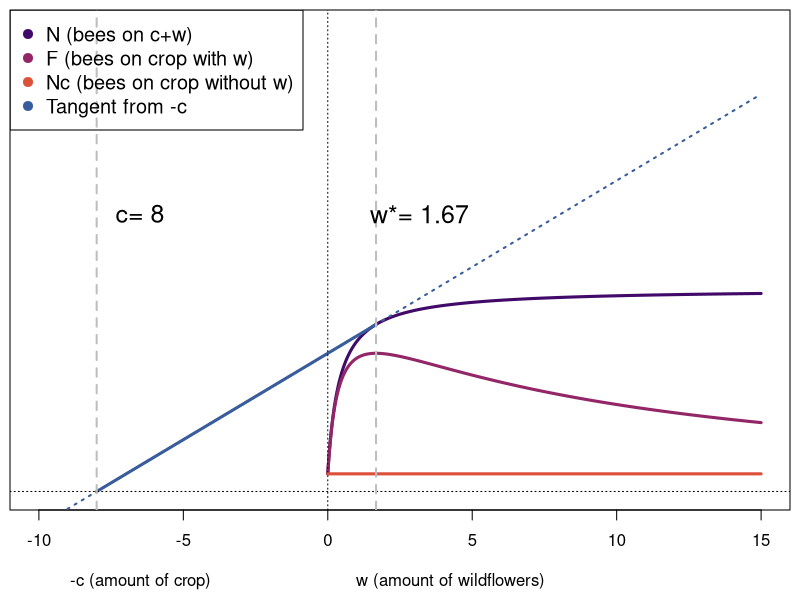
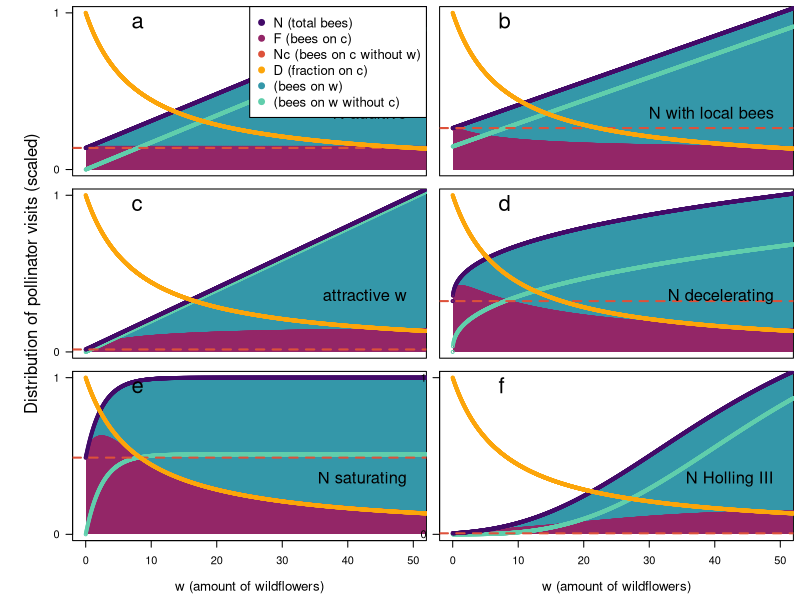
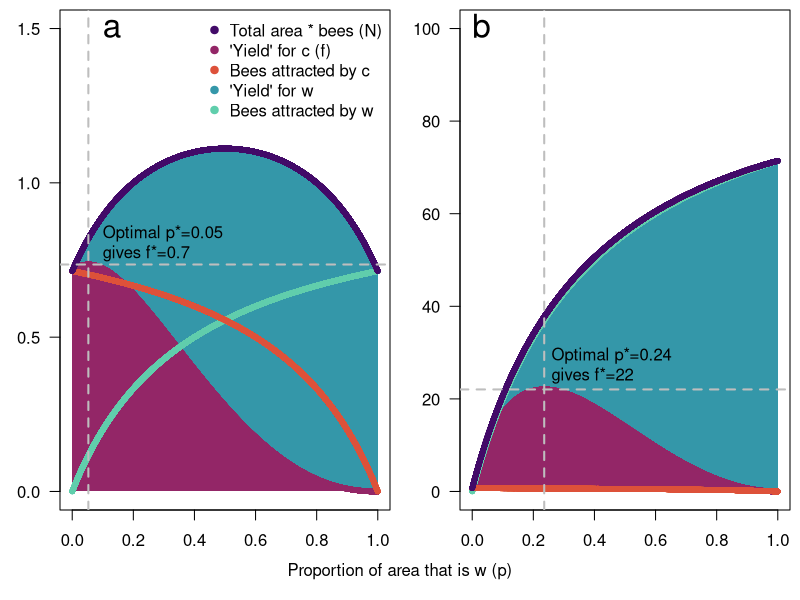

Source code (R) for these figures, in order:
# Alasdair Houston & Anna Dornhaus
# R script for numerical model analysis and figures
# Spillover project: Bees 'spilling over' into crop from wildflowers planted to attract them

# Paper reference: XXX (to be updated on acceptance of the paper)
### PAPER VERSION R1 April 2025
# FIGURES IN PAPER

### Libraries and graphics setup ------------------
# Libraries purely for graphics
library(scales)
library(viridis)
### COLORS 1
# colorlist has the colors for N, Fc, Nc, D, Fw, Nw, the tangent in this order
templist1 <- inferno(6)
templist2 <- mako(6)
colorlist <- c(templist1[2], templist1[3], templist1[4], templist1[5], templist2[4], templist2[5], templist2[3])

### COLORS 2
# colors for parameter variations
no_states <- 7
par_colors_dark <- viridis(no_states)
par_colors <- alpha(par_colors_dark, 0.5)

# Resetting graphics parameters
#dev.off()
opar <- par()


### GENERAL PARAMETERS ------------------

# Default parameter set
# Model A.1 
aw <- 0.4 # diminishing returns of attraction based on 'amount' of flowers 
AAw <- 10   # constant translating 'amount' of wildflowers into pollinators
AAc <- 1 # constant translating 'amount' of crop into pollinators
ac <- 0.4
# Fig. 2
l <- 10
rho <- 0.02
gamma <- 3
 
## For numerical calculations
max_w <- 1000 # for numerical calculations
resolution <- 30000 # number of calculated values
w_list <- seq(from=0, to=max_w, length.out=resolution)
c_list <- w_list

## For plotting
pointsize <- 0.6
Flim <- 500 # Max F for graph
F_clim <- Flim / 10 # Max for F/c graph
wlim <- 50 # for plotting
clim <- 250 # Max c for graph
offsetx <- 0.80
offsety <- 0.98


###### MODEL A ------------------
# Functions -----------------------

# General for all models
# equation for D
D <- function(c,w) {
  return(c/(c+w))
}
# equation for F
F <- function(N, D) {
  return(N*D)
}

# Equation [5] defines a possible N(w); not assuming anything about Nc
N_eq5 <- function(w, Nc, a, A) {
  return(Nc + (A*w) / (a+w))
}

# This is our equation for optimal w as a function of c and Nc
wopt_eq8 <- function(c, Nc, a, A) {
  # Naming the parameters of the quadratic qa, qb, and qc here
  qa <- A + Nc
  qb <- 2*a*Nc
  qc <- Nc*a^2 - A*a*c
  w_opt <- (-qb + sqrt(qb^2 - 4*qa*qc)) / (2*qa)
  return(w_opt)
}

# General function of N(c,w)
Nof_candw <- function(c,w) {
  return((AAw*w) / (aw+w) + (AAc*c) / (ac+c))
}

# Function for drawing the tangent in Fig. 1
tangent_N <- function(x, c_fixed, Nc) {
  slope <- Nof_candw(c_fixed,wopt_eq8(c_fixed, Nc,aw, AAw))/(c_fixed+wopt_eq8(c_fixed, Nc,aw, AAw))
  return((x+c_fixed)*slope)  
}


### ACTUAL MANUSCRIPT FIGURES ------------------------------

# Fig. 1 Conceptual argument & graphical solution ----------
# All par() functions set margins and other details about figures.
par(mfrow=c(1,1))
# Margins are set in order bottom, left, top, right
par(mar=c(0.5, 0.5, 0.5, 0.5), oma=c(4, 0, 0, 0), mgp=c(3, 1, 0), las=1)

# PANEL A
# Graphical solution with tangent
# We show, for a fixed c, how N(w), F(w), and D(w) behave.
c_fixed <- 8
Nc <- Nof_candw(c_fixed, 0)
w_optimal <- wopt_eq8(c_fixed, Nc, aw, AAw)
ymax <- 25

# First set up the frame of the plot  
plot(NULL
     , xlab = "" 
     , ylab ="Number of bees"
     , ylim = c(0, ymax)
     , xlim = c(-10, 15)
     , yaxt = 'n'
)
# X-axis label with odd spacing
mtext(text = "            -c (amount of crop)                             w (amount of wildflowers)",
      side = 1, line = 3, adj = 0, cex = 1)
# N(w) according to eq [5]; 'x' is w
curve(N_eq5(x, Nc, aw, AAw)
      , from=0
      , to=15
      , add=TRUE
      , lty=1
      , lwd=3
      , col=colorlist[1]
      , n = 1000
)
# Tangent line dashed
curve(tangent_N(x, c_fixed, Nc)
      , add=TRUE
      , lty=3
      , lwd=2
      , col=colorlist[7]
      )
# Or as line segment just from x-axis to tangent point
lines(c(-c_fixed, w_optimal), c(0, N_eq5(w_optimal, Nc, aw, AAw))
      , lty=1
      , lwd=3
      , col=colorlist[7]
      )
# F
curve(F(N_eq5(x, Nc, aw, AAw), D(c_fixed, x))
      , from = 0
      , to = 15
      , add=TRUE
      , lty=1
      , lwd=3
      , col=colorlist[2]
      , n = 1000
      )
abline(h=0, lty=3) # Horizontal line through origin
abline(v=0, lty=3) # Vertical line through origin
# Drawing a horizontal line segment at Nc
segments(x0 = 0, x1 = 15, y0 = Nc, y1 = Nc, lty=1, lwd=3, col=colorlist[3]) 
# thin vertical lines at c and w*
abline(v=w_optimal, lty=2, lwd=2, col="grey")
abline(v=-c_fixed, lty=2, lwd=2, col="grey")
# Labels for c and w*
text(1.5-c_fixed, ymax*0.6, paste("c=", round(c_fixed, 1)), cex=1.5)
text(1.5+w_optimal, ymax*0.6, paste("w*=", round(w_optimal,2)), cex=1.5)
# Overall legend
legend("topleft"
       , legend = c("N (bees on c+w)", "F (bees on crop with w)", "Nc (bees on crop without w)", "Tangent from -c")
       , col = c(colorlist[1], colorlist[2], colorlist[3], colorlist[7])
       , pch = 19
       , cex = 1.2
       , bg="transparent"
)


# Fig. 2 Different behaviors of N --------------------------------

# Setting parameters for the figure
c_fixed <- 8
Nc <- Nof_candw(c_fixed, 0)
w_optimal <- wopt_eq8(c_fixed, Nc, aw, AAw)
ymax <- 25
# Since we use a discrete list of c values, this determines which index is 
# closest to the actual c_fixed defined above
diff_to_cfixed <- abs(c_list-c_fixed)
c_fixed_index <- which(diff_to_cfixed == min(diff_to_cfixed))

# Basic, over w_list
D_over_w <- D(c_fixed, w_list)
# varying w, keeping c fixed, and calculating the resulting D
# (nothing optimized here, no w*)
# Same:
N_over_w <- N_eq5(w_list, Nc, aw, AAw)
F_over_w <- F(N_over_w, D_over_w)

# Same over a range of cs
D_over_c <- D(c_list, w_optimal)
N_over_c <- N_eq5(w_optimal, AAc*(c_list), aw, AAw)
F_over_c <- F(N_over_c, D_over_c)

# par() sets margins (in order bottom, left, top, right) and other graphical
# parameters
par(mfrow=c(3,2)) # 3 rows and 2 columns of graphs
par(mar=c(0.5, 0.5, 0.5, 0.5), oma=c(4, 5, 0, 0), mgp=c(3, 1, 0), las=1)
# Setting parameters to place text consistently
textposx <- 50
textposy <- 0.35

# First part:
# Quick numerical illustration of N vs D
# N1: N equal to c+w
plot(D_over_w ~ w_list
     , col = colorlist[4]
     , pch = 1
     , xlim = c(0, wlim)
     , ylim = c(0,1)
     , xlab = "w (amount of wildflowers)"
     , ylab = "Effect on crop"
     , xaxt = 'n'
     , cex = pointsize
     , yaxp = c(0, 2, 2)
)
N1 <- function(c, w) {
  return(AAw*(c+w))
}
# N/N(wlim)
stand_N <- N1(c_fixed, w_list)/N1(c_fixed, wlim) 
# Fc/N(wlim)
Fc <- F(D_over_w, N1(c_fixed, w_list))
stand_Fc <- Fc/N1(c_fixed, wlim)
polygon(c(w_list, rev(w_list)), c(c(1:resolution)*0, rev(stand_Fc))
        , col = colorlist[2]
        , lty = 0
)
# Fw
polygon(c(w_list, rev(w_list)), c(stand_Fc, rev(stand_N))
        , col = colorlist[5]
        , lty = 0
)
#Fw <- (N1(c_fixed, w_list) - F(D_over_w, N1(c_fixed, w_list)))
#stand_Fw <- Fw/N1(c_fixed, wlim)
# Fc
points(stand_Fc ~ w_list
       , col = colorlist[2]
       , pch = 19
       , cex = pointsize
)
# Nw
Nw <- N1(0, w_list)/N1(c_fixed, wlim)
points(Nw ~ w_list
       , col = colorlist[6]
       , pch = 1
       , cex = pointsize
)
# N/N(wlim)
points(stand_N ~ w_list
       , col = colorlist[1]
       , pch = 1
       , cex = pointsize
)
# Nc
Nc <- N1(c_fixed, 0)/N1(c_fixed, wlim)
abline(h=Nc, lty=2, lwd=2, col=colorlist[3])
# D
points(D_over_w ~ w_list
       , col = colorlist[4]
       , pch = 1
       , cex = pointsize
)
text(textposx, textposy, "N additive", cex=1.5, adj=c(0,0), pos=2)
text(7, 0.9, "a", cex=2, adj=c(0,0))
legend("topright"
       , legend = c("N (total bees)", "F (bees on c)", "Nc (bees on c without w)", "D (fraction on c)", "(bees on w)", "(bees on w without c)")
       , col = c(colorlist[1], colorlist[2], colorlist[3], colorlist[4], colorlist[5], colorlist[6])
       , pch = 19
       , cex = 1.2
       #       , box.lty = 0
)

# N2: N equal to c + w + l
plot(D_over_w ~ w_list
     , col = colorlist[4]
     , pch = 19
     , xlim = c(0, wlim)
     , ylim = c(0,1)
     , xlab = "w (amount of wildflowers)"
     , ylab = "Effect on crop"
     , xaxt = 'n'
     , yaxt = 'n'
     , cex = pointsize
     , yaxp = c(0, 2, 2)
)
N2 <- function(c, w) {
  return(w + c + l)
}
# N/N(wlim)
stand_N <- N2(c_fixed, w_list)/N2(c_fixed, wlim) 
# Fc/N(wlim)
Fc <- F(D_over_w, N2(c_fixed, w_list))
stand_Fc <- Fc/N2(c_fixed, wlim)
polygon(c(w_list, rev(w_list)), c(c(1:resolution)*0, rev(stand_Fc))
        #        , data = cw_ModelB
        , col = colorlist[2]
        , lty = 0
)
# Fw
#Fw <- (N1(c_fixed, w_list) - F(D_over_w, N1(c_fixed, w_list)))
#stand_Fw <- Fw/N1(c_fixed, wlim)
polygon(c(w_list, rev(w_list)), c(stand_Fc, rev(stand_N))
        , col = colorlist[5]
        , lty = 0
)
# Fc
points(stand_Fc ~ w_list
       , col = colorlist[2]
       , pch = 19
       , cex = pointsize
)
# Nw
Nw <- N2(0, w_list)/N2(c_fixed, wlim)
points(Nw ~ w_list
       , col = colorlist[6]
       , pch = 1
       , cex = pointsize
)
# N/N(wlim)
points(stand_N ~ w_list
       , col = colorlist[1]
       , pch = 1
       , cex = pointsize
)
# Nc
Nc <- N2(c_fixed, 0)/N2(c_fixed, wlim)
abline(h=Nc, lty=2, lwd=2, col=colorlist[3])
# D
points(D_over_w ~ w_list
       , col = colorlist[4]
       , pch = 1
       , cex = pointsize
)
text(textposx, textposy, "N with local bees", cex=1.5, adj=c(0,0), pos=2)
text(7, 0.9, "b", cex=2, adj=c(0,0))

# N3: N equal to c + w * A
plot(D_over_w ~ w_list
     , col = colorlist[4]
     , pch = 19
     , xlim = c(0, wlim)
     , ylim = c(0,1)
     , xlab = "w (amount of wildflowers)"
     , ylab = "Effect on crop"
     , xaxt = 'n'
     #, yaxt = 'n'
     , cex = pointsize
     , yaxp = c(0, 2, 2)
)
N3 <- function(c, w) {
  return(AAw*w + c)
}
# N/N(wlim)
stand_N <- N3(c_fixed, w_list)/N3(c_fixed, wlim) 
# Fc/N(wlim)
Fc <- F(D_over_w, N3(c_fixed, w_list))
stand_Fc <- Fc/N3(c_fixed, wlim)
polygon(c(w_list, rev(w_list)), c(c(1:resolution)*0, rev(stand_Fc))
        #        , data = cw_ModelB
        , col = colorlist[2]
        , lty = 0
)
# Fw
#Fw <- (N1(c_fixed, w_list) - F(D_over_w, N1(c_fixed, w_list)))
#stand_Fw <- Fw/N1(c_fixed, wlim)
polygon(c(w_list, rev(w_list)), c(stand_Fc, rev(stand_N))
        , col = colorlist[5]
        , lty = 0
)
# Fc
points(stand_Fc ~ w_list
       , col = colorlist[2]
       , pch = 19
       , cex = pointsize
)
# Nw
Nw <- N3(0, w_list)/N3(c_fixed, wlim)
points(Nw ~ w_list
       , col = colorlist[6]
       , pch = 1
       , cex = pointsize
)
# N/N(wlim)
points(stand_N ~ w_list
       , col = colorlist[1]
       , pch = 1
       , cex = pointsize
)
# Nc
Nc <- N3(c_fixed, 0)/N3(c_fixed, wlim)
abline(h=Nc, lty=2, lwd=2, col=colorlist[3])
# D
points(D_over_w ~ w_list
       , col = colorlist[4]
       , pch = 1
       , cex = pointsize
)
text(textposx, textposy, "attractive w", cex=1.5, adj=c(0,0), pos=2)
text(7, 0.9, "c", cex=2, adj=c(0,0))

# N4: N diminishing with c+w
plot(D_over_w ~ w_list
     , col = colorlist[4]
     , pch = 19
     , xlim = c(0, wlim)
     , ylim = c(0,1)
     , xlab = "w (amount of wildflowers)"
     , ylab = "Effect on crop"
     , xaxt = 'n'
     , yaxt = 'n'
     , cex = pointsize
     , yaxp = c(0, 2, 2)
)
N4 <- function(c, w) {
  return(c^aw+w^aw)
}
# N/N(wlim)
stand_N <- N4(c_fixed, w_list)/N4(c_fixed, wlim) 
# Fc/N(wlim)
Fc <- F(D_over_w, N4(c_fixed, w_list))
stand_Fc <- Fc/N4(c_fixed, wlim)
polygon(c(w_list, rev(w_list)), c(c(1:resolution)*0, rev(stand_Fc))
        #        , data = cw_ModelB
        , col = colorlist[2]
        , lty = 0
)
# Fw
#Fw <- (N1(c_fixed, w_list) - F(D_over_w, N1(c_fixed, w_list)))
#stand_Fw <- Fw/N1(c_fixed, wlim)
polygon(c(w_list, rev(w_list)), c(stand_Fc, rev(stand_N))
        , col = colorlist[5]
        , lty = 0
)
# Fc
points(stand_Fc ~ w_list
       , col = colorlist[2]
       , pch = 19
       , cex = pointsize
)
# Nw
Nw <- N4(0, w_list)/N4(c_fixed, wlim)
points(Nw ~ w_list
       , col = colorlist[6]
       , pch = 1
       , cex = pointsize
)
# N/N(wlim)
points(stand_N ~ w_list
       , col = colorlist[1]
       , pch = 1
       , cex = pointsize
)
# Nc
Nc <- N4(c_fixed, 0)/N4(c_fixed, wlim)
abline(h=Nc, lty=2, lwd=2, col=colorlist[3])
# D
points(D_over_w ~ w_list
       , col = colorlist[4]
       , pch = 1
       , cex = pointsize
)
text(textposx, textposy, "N decelerating", cex=1.5, adj=c(0,0), pos=2)
text(7, 0.9, "d", cex=2, adj=c(0,0))

# N5: N saturating with c+w
# bottom, left, top, right
plot(D_over_w ~ w_list
     , col = colorlist[4]
     , pch = 19
     , xlim = c(0, wlim)
     , ylim = c(0,1)
     , xlab = "w (amount of wildflowers)"
     , ylab = "Effect on crop"
     , cex = pointsize
     , yaxp = c(0, 2, 2)
)
N5 <- function(c, w) {
  return((1 - exp(-aw*w)) + (1 - exp(-aw*c)))
}
# N/N(wlim)
stand_N <- N5(c_fixed, w_list)/N5(c_fixed, wlim) 
# Fc/N(wlim)
Fc <- F(D_over_w, N5(c_fixed, w_list))
stand_Fc <- Fc/N5(c_fixed, wlim)
polygon(c(w_list, rev(w_list)), c(c(1:resolution)*0, rev(stand_Fc))
        #        , data = cw_ModelB
        , col = colorlist[2]
        , lty = 0
)
# Fw
#Fw <- (N1(c_fixed, w_list) - F(D_over_w, N1(c_fixed, w_list)))
#stand_Fw <- Fw/N1(c_fixed, wlim)
polygon(c(w_list, rev(w_list)), c(stand_Fc, rev(stand_N))
        , col = colorlist[5]
        , lty = 0
)
# Fc
points(stand_Fc ~ w_list
       , col = colorlist[2]
       , pch = 19
       , cex = pointsize
)
# Nw
Nw <- N5(0, w_list)/N5(c_fixed, wlim)
points(Nw ~ w_list
       , col = colorlist[6]
       , pch = 1
       , cex = pointsize
)
# N/N(wlim)
points(stand_N ~ w_list
       , col = colorlist[1]
       , pch = 1
       , cex = pointsize
)
# Nc
Nc <- N5(c_fixed, 0)/N5(c_fixed, wlim)
abline(h=Nc, lty=2, lwd=2, col=colorlist[3])
# D
points(D_over_w ~ w_list
       , col = colorlist[4]
       , pch = 1
       , cex = pointsize
)
text(textposx, textposy, "N saturating", cex=1.5, adj=c(0,0), pos=2)
text(7, 0.9, "e", cex=2, adj=c(0,0))
mtext(text = "w (amount of wildflowers)",
      side = 1, line = 3, cex = 0.8)

# N6: Holling III, S curve initially accelerating
# bottom, left, top, right
plot(D_over_w ~ w_list
     , col = colorlist[4]
     , pch = 19
     , xlim = c(0, wlim)
     , ylim = c(0,1)
     , xlab = "w (amount of wildflowers)"
     , ylab = "Effect on crop"
     , cex = pointsize
     , yaxp = c(0, 2, 2)
)
N6 <- function(c, w) {
  return( ((rho*(c+w))^gamma)/(1+((rho*(c+w))^gamma)))
}
# N/N(wlim)
stand_N <- N6(c_fixed, w_list)/N6(c_fixed, wlim) 
# Fc/N(wlim)
Fc <- F(D_over_w, N6(c_fixed, w_list))
stand_Fc <- Fc/N6(c_fixed, wlim)
polygon(c(w_list, rev(w_list)), c(c(1:resolution)*0, rev(stand_Fc))
        #        , data = cw_ModelB
        , col = colorlist[2]
        , lty = 0
)
# Fw
#Fw <- (N1(c_fixed, w_list) - F(D_over_w, N1(c_fixed, w_list)))
#stand_Fw <- Fw/N1(c_fixed, wlim)
polygon(c(w_list, rev(w_list)), c(stand_Fc, rev(stand_N))
        , col = colorlist[5]
        , lty = 0
)
# Fc
points(stand_Fc ~ w_list
       , col = colorlist[2]
       , pch = 19
       , cex = pointsize
)
# Nw
Nw <- N6(0, w_list)/N6(c_fixed, wlim)
points(Nw ~ w_list
       , col = colorlist[6]
       , pch = 1
       , cex = pointsize
)
# N/N(wlim)
points(stand_N ~ w_list
       , col = colorlist[1]
       , pch = 1
       , cex = pointsize
)
# Nc
Nc <- N6(c_fixed, 0)/N6(c_fixed, wlim)
abline(h=Nc, lty=2, lwd=2, col=colorlist[3])
# D
points(D_over_w ~ w_list
       , col = colorlist[4]
       , pch = 1
       , cex = pointsize
)
text(textposx, textposy, "N Holling III", cex=1.5, adj=c(0,0), pos=2)
text(7, 0.9, "f", cex=2, adj=c(0,0))
mtext(text = "w (amount of wildflowers)",
      side = 1, line = 3, cex = 0.8)

mtext(text = "Distribution of pollinator visits (scaled)",
      side = 2, line = 2, cex = 1, las = 3, outer = TRUE)

###### MODEL B ---------------------------------------

# Functions ---------------------

c_B <- function(p) {
  return(1-p)
}
w_B <- function(p, b) {
  return(b*p)
}
crop_area <- function(p, total_area) {
  return(total_area*(1-p))
}
N_eq14 <- function(p, b, total_area, AAw, AAc, aw, ac) {
  return(N_eq14_c(p, b, total_area, AAw, AAc, aw, ac) + N_eq14_w(p, b, total_area, AAw, AAc, aw, ac))
}
N_eq14_c <- function(p, b, total_area, AAw, AAc, aw, ac) {
  return(AAc*(1-p) / (ac+1-p))
}
N_eq14_w <- function(p, b, total_area, AAw, AAc, aw, ac) {
  return(AAw*b*p / (aw+b*p))
}

D_B <- function(p, b) {
  return(c_B(p)/(c_B(p) + w_B(p, b)))
}
yield_B <- function(p, b, total_area, AAw, AAc, aw, ac) {
  return(N_eq14(p, b, total_area, AAw, AAc, aw, ac)*D_B(p, b)*crop_area(p, total_area))
}

# Parameters overall ----------------------
b <- 1
p_vector <- seq(0, 1, length.out=resolution)
b_vector <- seq(1,100, length.out=no_states)
total_area <- 1

# Parameters panel a ---------------------
AAw <- 1
AAc <- 1
Flim_B <- 1.5

# Numerical calculation of data table
# - varying p
cw_ModelB <- data.frame(p_vector)
colnames(cw_ModelB)[1] <- "p"
# - now calculating everything else over the vector of p
cw_ModelB$c <- c_B(cw_ModelB$p)
cw_ModelB$w <- w_B(cw_ModelB$p, b)
cw_ModelB$Ntotal <- N_eq14(cw_ModelB$p, b, total_area, AAw, AAc, aw, ac)
cw_ModelB$yield <- yield_B(cw_ModelB$p, b, total_area, AAw, AAc, aw, ac)
cw_ModelB$Nattrby_c <- N_eq14_c(cw_ModelB$p, b, total_area, AAw, AAc, aw, ac)
cw_ModelB$Nattrby_w <- N_eq14_w(cw_ModelB$p, b, total_area, AAw, AAc, aw, ac)

# Overall fig settings -------------
par(mfrow=c(1,2))
# bottom, left, top, right
par(mar=c(0.5, 3, 0.5, 0.5), oma=c(4, 0, 0, 0), mgp=c(3, 1, 0), las=1)
# Two graphs with differing attractiveness of w
# Fig. 3a Fixed area, identical resources ------------------
# Set up the frame
plot(NULL 
     , ylim=c(0,Flim_B)
     , xlim=c(0,1)
     , pch=17
     , cex=pointsize
     , xlab=""
     , ylab=""
)
# How bees divide up
# Fw
polygon(c(cw_ModelB$p, rev(cw_ModelB$p)), c(cw_ModelB$yield, rev(cw_ModelB$Ntotal))
#        , data = cw_ModelB
        , col = colorlist[5]
        , lty = 0
)
# Fc
polygon(c(cw_ModelB$p, rev(cw_ModelB$p)), c(c(1:resolution)*0, rev(cw_ModelB$yield))
#        , data = cw_ModelB
        , col = colorlist[2]
        , lty = 0
)
points(yield ~ p
       , data = cw_ModelB
       , col=colorlist[2]
       , pch=19
       , cex=pointsize)
# Where bees come from
points(Nattrby_w ~ p
       , data = cw_ModelB
       , col=colorlist[6]
       , pch=1
       , cex=pointsize
       )
points(Nattrby_c ~ p
       , data = cw_ModelB
       , col=colorlist[3]
       , pch=1
       , cex=pointsize
       )
# Total bees
points(Ntotal ~ p
       , data = cw_ModelB
       , col=colorlist[1]
       , pch=19
       , cex=pointsize)
legend("topright"
       , legend = c("Total area * bees (N)", "'Yield' for c (f)", "Bees attracted by c", "'Yield' for w", "Bees attracted by w")
       , col = c(colorlist[1], colorlist[2], colorlist[3], colorlist[5], colorlist[6])
       , pch = 19
       #, title= paste("Parameters b=", b, ", aw=", aw, sep="")
       , bty = "n")
# Overall x axis label
mtext(text = "Proportion of area that is w (p)",
      side = 1, line = 2, cex = 1, las = 1, outer = TRUE)
# Plotting horizontal and vertical lines at optimal p and yield
optimalY <- max(yield_B(p_vector, b, total_area, AAw, AAc, aw, ac))
optimalp <- p_vector[which(yield_B(p_vector, b, total_area, AAw, AAc, aw, ac)==optimalY)]
abline(h=optimalY, lty=2, lwd=2, col="grey")
abline(v=optimalp, lty=2, lwd=2, col="grey")
# Additional labels
text(0.1, optimalY*1.1, adj=0, paste("Optimal p*=", round(optimalp, 2), " \ngives f*=", round(optimalY,1), sep=""))
text(0.1, 0.98*Flim_B, "a", cex=2, adj=c(0,0))


# Parameters panel b ----------------------------
AAw <- 100
AAc <- 1
Flim_B <- 100

# Numerical calculation of data table
cw_ModelB <- data.frame(p_vector)
colnames(cw_ModelB)[1] <- "p"
cw_ModelB$c <- c_B(cw_ModelB$p)
cw_ModelB$w <- w_B(cw_ModelB$p, b)
cw_ModelB$Ntotal <- N_eq14(cw_ModelB$p, b, total_area, AAw, AAc, aw, ac)
cw_ModelB$yield <- yield_B(cw_ModelB$p, b, total_area, AAw, AAc, aw, ac)
cw_ModelB$Nattrby_c <- N_eq14_c(cw_ModelB$p, b, total_area, AAw, AAc, aw, ac)
cw_ModelB$Nattrby_w <- N_eq14_w(cw_ModelB$p, b, total_area, AAw, AAc, aw, ac)
# Fig. 3b Fixed area, one resource more attractive ----------------------------
plot(NULL
     , ylim=c(0,Flim_B)
     , xlim=c(0,1)
     , pch=17
     , cex=pointsize
)
# How bees divide up
# Fw
polygon(c(cw_ModelB$p, rev(cw_ModelB$p)), c(cw_ModelB$yield, rev(cw_ModelB$Ntotal))
        #        , data = cw_ModelB
        , col = colorlist[5]
        , lty = 0
)
# Fc
polygon(c(cw_ModelB$p, rev(cw_ModelB$p)), c(c(1:resolution)*0, rev(cw_ModelB$yield))
        #        , data = cw_ModelB
        , col = colorlist[2]
        , lty = 0
)
points(yield ~ p
       , data = cw_ModelB
       , col=colorlist[2]
       , pch=19
       , cex=pointsize)
# Where bees come from
points(Nattrby_w ~ p
       , data = cw_ModelB
       , col=colorlist[6] #alpha 0.01 to make it light color
       , pch=1
       , cex=pointsize
)
points(Nattrby_c ~ p
       , data = cw_ModelB
       , col=colorlist[3]
       , pch=1
       , cex=pointsize
)
# Total bees
points(Ntotal ~ p
       , data = cw_ModelB
       , col=colorlist[1]
       , pch=19
       , cex=pointsize
       )
# Additional labels and lines
optimalY <- max(yield_B(p_vector, b, total_area, AAw, AAc, aw, ac))
optimalp <- p_vector[which(yield_B(p_vector, b, total_area, AAw, AAc, aw, ac)==optimalY)]
abline(h=optimalY, lty=2, lwd=2, col="grey")
abline(v=optimalp, lty=2, lwd=2, col="grey")
text(optimalp*1.1, optimalY*1.25, adj=0, paste("Optimal p*=", round(optimalp, 2), " \ngives f*=", round(optimalY,1), sep=""))
text(0, 0.98*Flim_B, "b", cex=2, adj=c(0,0))

  




